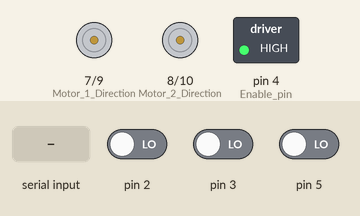
Bench run of a sketch on a simulated Arduino Uno, built with avr-gcc and run on an emulated ATmega328P. Shown: direction and speed pins drawn as motors (green arrow = direction pin HIGH = forward, orange = LOW = backward, longer = more drive), switched loads named in the sketch (green lamp = pin HIGH). The test bench sets the inputs (shaded band); at power-on: pin 2 LOW, pin 3 LOW, pin 5 LOW. What the sketch prints to the serial monitor is not drawn.

Above: at 1.2 s.
1.3 s: "1" received over Serial
At 3.5 s:
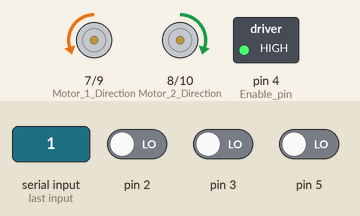
3.8 s: "0" received over Serial
At 5.7 s:
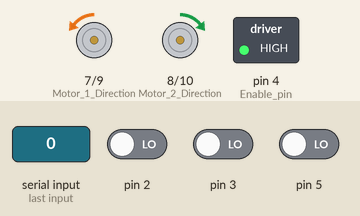
6.3 s: pin 2 driven HIGH
At 6.8 s:
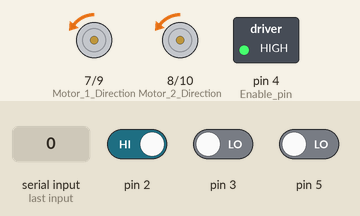
7.8 s: "2" received over Serial
At 9.9 s:
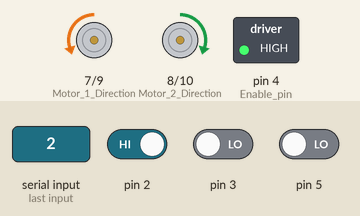
Timing chart, 0 to 11.4 s (numbered marks = the images above; inputs shaded):
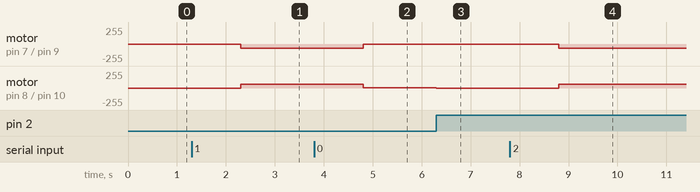

Measured:
- after the input at 1.3 s, motor on pin 7 (Motor_1_Direction) / pin 9 (Motor_1_Speed_Output): stopped → backward 60/255 after 1.0 s; motor on pin 8 (Motor_2_Direction) / pin 10 (Motor_2_Speed_Output): stopped → forward 60/255 after 1.0 s
- after the input at 3.8 s, motor on pin 7 (Motor_1_Direction) / pin 9 (Motor_1_Speed_Output): backward 60/255 → backward 3/255 after 1.0 s; motor on pin 8 (Motor_2_Direction) / pin 10 (Motor_2_Speed_Output): forward 60/255 → forward 3/255 after 1.0 s
- after the input at 6.3 s, motor on pin 8 (Motor_2_Direction) / pin 10 (Motor_2_Speed_Output): forward 3/255 → backward 3/255 at once
- after the input at 7.8 s, motor on pin 7 (Motor_1_Direction) / pin 9 (Motor_1_Speed_Output): backward 3/255 → backward 60/255 after 1.0 s; motor on pin 8 (Motor_2_Direction) / pin 10 (Motor_2_Speed_Output): backward 3/255 → forward 60/255 after 1.0 s

The sketch:

Temp2.ino
```cpp
#define BAT_VOLTAGE 8.5  // 7.8
#define KP 0.003          // 0.05. 0.005
#define KI 0.1           // 0.05
#define KDrift 3.5  // 3.5
#define KDriftReducer 20// 16
#define I_MAX 0.7         // 0.5
#define REDUCER 4         // 4
#define PWM_MAX 60       // 100
#define WHEEL_CIRC 0.47  // 0.47 very close, 0.469
#define COUNTS_PER_REV 3200

double targetPosition = 0;  // Position in meters

// General vars
int numOne = 0;
int numTwo = 0;

int target1 = 0;
int target2 = 0;

double loop_delay = 1500;
long lastTime = 0;

bool first = true;

// Control system vars
long lastMeas1 = 0;
long lastMeas2 = 0;

long lastA1 = 0;
long lastB1 = 0;

long lastA2 = 0;
long lastB2 = 0;

long i1 = 0;
long i2 = 0;

long prevLoopi1 = 0;
long prevLoopi2 = 0;

double integral1 = 0;
double integral2 = 0;

void encoderUpdate1() {  // Covered Motor interrupt callback
  if ((micros() - 300) > lastMeas1) {
    int thisA1 = digitalRead(3);
    int thisB1 = digitalRead(6);

    if ((thisA1 == thisB1)) {
      i1 += 2;  // Forward
    } else {
      i1 -= 2;  // Backwards
    }
    lastA1 = thisA1;
    lastB1 = thisB1;
  }
  lastMeas1 = micros();  // Debounce for encoder
}

void encoderUpdate2() {  // Uncovered Motor interrupt callback
  if ((micros() - 300) > lastMeas2) {
    int thisA2 = digitalRead(2);
    int thisB2 = digitalRead(5);

    if ((thisA2 == thisB2)) {
      i2 -= 2;  // Backwards
    } else {
      i2 += 2;  // Forward
    }
    lastA2 = thisA2;
    lastB2 = thisB2;
  }
  lastMeas2 = micros();  // Debounce for encoder
}

void setup() {
  // put your setup code here, to run once:
  pinMode(2, INPUT);
  pinMode(3, INPUT);
  pinMode(5, INPUT);
  pinMode(6, INPUT);

  pinMode(4, OUTPUT);                                                 // Enable pin
  pinMode(7, OUTPUT);                                                 // Motor 1 Direction
  pinMode(8, OUTPUT);                                                 // Motor 2 Direction
  pinMode(9, OUTPUT);                                                 // Motor 1 Speed Output
  pinMode(10, OUTPUT);                                                // Motor 2 Speed Output
  attachInterrupt(digitalPinToInterrupt(3), encoderUpdate1, CHANGE);  // Interrupt for covered motor
  attachInterrupt(digitalPinToInterrupt(2), encoderUpdate2, CHANGE);  // Interrupt for uncovered motor
  Serial.begin(115200);
  digitalWrite(4, HIGH);
  //delay(3500);
  Serial.println("Ready!");  // Start MATLAB Reading
  //delay(1500);
  lastTime = micros();
}

void loop() {
  // put your main code here, to run repeatedly:
  while (loop_delay + lastTime > micros()) {
    if (Serial.available()) {  //wait for data available
      String in = Serial.readString();
      Serial.println("Input " + in);
      targetPosition = in.toDouble();
      targetPosition *= 0.3048;
      Serial.println("Going to " + String(targetPosition, 4));
    }
  }

  lastTime = micros();  // Log loop start time for delay system
  long loopi1 = i1;     // Position of motor 1
  long loopi2 = i2;     // Position of motor 2

  target1 = (targetPosition / WHEEL_CIRC) * COUNTS_PER_REV;  // Set target position
  target2 = (targetPosition / WHEEL_CIRC) * COUNTS_PER_REV;

  int error1 = target1 - i1;  // Calculate error
  int error2 = target2 - i2;

  double drift = loopi1 - loopi2;

  double comp1 = 0;
  double comp2 = 0;

  if (drift > 0) {
    comp2 = abs(drift);
    comp1 = 0;
  } else if (drift < 0) {
    comp1 = abs(drift);
    comp2 = 0;
  }

  if (comp1 < KDriftReducer) {
    comp1 = 0;
  } else if (comp2 < KDriftReducer) {
    comp2 = 0;
  }

  Serial.println(String(comp1) + "," + String(comp2) + "," + String(drift));

  integral1 += (error1 * (loop_delay / 1000));                                                  // Calculate integral error factor
  integral1 = constrain(integral1, -I_MAX * (loop_delay / 1000), I_MAX * (loop_delay / 1000));  // Prevent windup
  integral2 += (error2 * (loop_delay / 1000));
  integral2 = constrain(integral2, -I_MAX * (loop_delay / 1000), I_MAX * (loop_delay / 1000));

  double voltage1 = min((error1 * KP) + (KI * integral1) - (KDrift * comp2), BAT_VOLTAGE);  // Limit control voltage to battery voltage
  double voltage2 = min((error2 * KP) + (KI * integral2) - (KDrift * comp1), BAT_VOLTAGE);

  // double voltage1 = min((error1 * KP) + (KI * integral1) - (KDrift * comp2), BAT_VOLTAGE);  // Limit control voltage to battery voltage
  // double voltage2 = min((error2 * KP) + (KI * integral2) - (KDrift * comp1), BAT_VOLTAGE);

  // double voltage1 = min((error1 * KP)/REDUCER, BAT_VOLTAGE);
  // double voltage2 = min((error2 * KP)/REDUCER, BAT_VOLTAGE);

  voltage1 = max(-BAT_VOLTAGE, voltage1);
  voltage2 = max(-BAT_VOLTAGE, voltage2);

  if (voltage1 < 0) {  // MOTOR 1 On pololu. Direction control
    digitalWrite(7, HIGH);
  } else {
    digitalWrite(7, LOW);
  }
  if (voltage2 < 0) {
    digitalWrite(8, LOW);
  } else {
    digitalWrite(8, HIGH);
  }

  // Calculate PWM values based
  double pwm1 = min((abs((double)voltage1 / BAT_VOLTAGE) * 255), PWM_MAX);  // Calculate PWM based on voltage input
  double pwm2 = min((abs((double)voltage2 / BAT_VOLTAGE) * 255), PWM_MAX);

  // Serial.println(String(target1) + "," + String(error1) + "," + String(voltage1));

  // Write to pins
  analogWrite(9, pwm1);
  analogWrite(10, pwm2);

  // Record last position
  prevLoopi1 = loopi1;
  prevLoopi2 = loopi2;
}


/*
#define BAT_VOLTAGE 7.8  // 7.8
#define KP 0.005          // 0.05
#define KI 0.05
#define KDrift 15  // 10
#define KDriftReducer 20// 16
#define I_MAX 0.5
#define REDUCER 4         // 4
#define PWM_MAX 100       // 200
#define WHEEL_CIRC 0.47  // 0.48 very close, 0.469
#define COUNTS_PER_REV 3200

double targetPosition = 0;  // Position in meters

// General vars
int numOne = 0;
int numTwo = 0;

int target1 = 0;
int target2 = 0;

double loop_delay = 1500;
long lastTime = 0;

bool first = true;

// Control system vars
long lastMeas1 = 0;
long lastMeas2 = 0;

long lastA1 = 0;
long lastB1 = 0;

long lastA2 = 0;
long lastB2 = 0;

long i1 = 0;
long i2 = 0;

long prevLoopi1 = 0;
long prevLoopi2 = 0;

double integral1 = 0;
double integral2 = 0;

void encoderUpdate1() {  // Covered Motor interrupt callback
  if ((micros() - 300) > lastMeas1) {
    int thisA1 = digitalRead(3);
    int thisB1 = digitalRead(6);

    if ((thisA1 == thisB1)) {
      i1 += 2;  // Forward
    } else {
      i1 -= 2;  // Backwards
    }
    lastA1 = thisA1;
    lastB1 = thisB1;
  }
  lastMeas1 = micros();  // Debounce for encoder
}

void encoderUpdate2() {  // Uncovered Motor interrupt callback
  if ((micros() - 300) > lastMeas2) {
    int thisA2 = digitalRead(2);
    int thisB2 = digitalRead(5);

    if ((thisA2 == thisB2)) {
      i2 -= 2;  // Backwards
    } else {
      i2 += 2;  // Forward
    }
    lastA2 = thisA2;
    lastB2 = thisB2;
  }
  lastMeas2 = micros();  // Debounce for encoder
}

void setup() {
  // put your setup code here, to run once:
  pinMode(2, INPUT);
  pinMode(3, INPUT);
  pinMode(5, INPUT);
  pinMode(6, INPUT);

  pinMode(4, OUTPUT);                                                 // Enable pin
  pinMode(7, OUTPUT);                                                 // Motor 1 Direction
  pinMode(8, OUTPUT);                                                 // Motor 2 Direction
  pinMode(9, OUTPUT);                                                 // Motor 1 Speed Output
  pinMode(10, OUTPUT);                                                // Motor 2 Speed Output
  attachInterrupt(digitalPinToInterrupt(3), encoderUpdate1, CHANGE);  // Interrupt for covered motor
  attachInterrupt(digitalPinToInterrupt(2), encoderUpdate2, CHANGE);  // Interrupt for uncovered motor
  Serial.begin(115200);
  digitalWrite(4, HIGH);
  //delay(3500);
  Serial.println("Ready!");  // Start MATLAB Reading
  //delay(1500);
  lastTime = micros();
}

void loop() {
  // put your main code here, to run repeatedly:
  while (loop_delay + lastTime > micros()) {
    if (Serial.available()) {  //wait for data available
      String in = Serial.readString();
      Serial.println("Input " + in);
      targetPosition = in.toDouble();
      targetPosition *= 0.3048;
      Serial.println("Going to " + String(targetPosition, 4));
    }
  }

  lastTime = micros();  // Log loop start time for delay system
  long loopi1 = i1;     // Position of motor 1
  long loopi2 = i2;     // Position of motor 2

  target1 = (targetPosition / WHEEL_CIRC) * COUNTS_PER_REV;  // Set target position
  target2 = (targetPosition / WHEEL_CIRC) * COUNTS_PER_REV;

  int error1 = target1 - i1;  // Calculate error
  int error2 = target2 - i2;

  double drift = loopi1 - loopi2;

  double comp1 = 0;
  double comp2 = 0;

  if (drift > 0) {
    comp2 = abs(drift);
    comp1 = 0;
  } else if (drift < 0) {
    comp1 = abs(drift);
    comp2 = 0;
  }

  if (comp1 < KDriftReducer) {
    comp1 = 0;
  } else if (comp2 < KDriftReducer) {
    comp2 = 0;
  }

  Serial.println(String(comp1) + "," + String(comp2) + "," + String(drift));

  integral1 += (error1 * (loop_delay / 1000));                                                  // Calculate integral error factor
  integral1 = constrain(integral1, -I_MAX * (loop_delay / 1000), I_MAX * (loop_delay / 1000));  // Prevent windup
  integral2 += (error2 * (loop_delay / 1000));
  integral2 = constrain(integral2, -I_MAX * (loop_delay / 1000), I_MAX * (loop_delay / 1000));

  double voltage1 = min((error1 * KP) + (KI * integral1) - (KDrift * comp2), BAT_VOLTAGE);  // Limit control voltage to battery voltage
  double voltage2 = min((error2 * KP) + (KI * integral2) - (KDrift * comp1), BAT_VOLTAGE);

  // double voltage1 = min((error1 * KP) + (KI * integral1) - (KDrift * comp2), BAT_VOLTAGE);  // Limit control voltage to battery voltage
  // double voltage2 = min((error2 * KP) + (KI * integral2) - (KDrift * comp1), BAT_VOLTAGE);

  // double voltage1 = min((error1 * KP)/REDUCER, BAT_VOLTAGE);
  // double voltage2 = min((error2 * KP)/REDUCER, BAT_VOLTAGE);

  voltage1 = max(-BAT_VOLTAGE, voltage1);
  voltage2 = max(-BAT_VOLTAGE, voltage2);

  if (voltage1 < 0) {  // MOTOR 1 On pololu. Direction control
    digitalWrite(7, HIGH);
  } else {
    digitalWrite(7, LOW);
  }
  if (voltage2 < 0) {
    digitalWrite(8, LOW);
  } else {
    digitalWrite(8, HIGH);
  }

  // Calculate PWM values based
  double pwm1 = min((abs((double)voltage1 / BAT_VOLTAGE) * 255), PWM_MAX);  // Calculate PWM based on voltage input
  double pwm2 = min((abs((double)voltage2 / BAT_VOLTAGE) * 255), PWM_MAX);

  // Serial.println(String(target1) + "," + String(error1) + "," + String(voltage1));

  // Write to pins
  analogWrite(9, pwm1);
  analogWrite(10, pwm2);

  // Record last position
  prevLoopi1 = loopi1;
  prevLoopi2 = loopi2;
}
*/


/*
#define BAT_VOLTAGE 7.8  // 7.8
#define KP 0.02          // 0.05
#define KI 0.05
#define I_MAX 0.5
#define REDUCER 4         // 4
#define PWM_MAX 200       // 200
#define WHEEL_CIRC 0.479  // 0.48 very close
#define COUNTS_PER_REV 3200

double targetPosition = 0.9144;  // Position in meters

// General vars
int numOne = 0;
int numTwo = 0;

int target1 = 0;
int target2 = 0;

double loop_delay = 1500;
long lastTime = 0;

bool first = true;

// Control system vars
long lastMeas1 = 0;
long lastMeas2 = 0;

long lastA1 = 0;
long lastB1 = 0;

long lastA2 = 0;
long lastB2 = 0;

long i1 = 0;
long i2 = 0;

long prevLoopi1 = 0;
long prevLoopi2 = 0;

double integral1 = 0;
double integral2 = 0;

void encoderUpdate1() {  // Covered Motor interrupt callback
  if ((micros() - 300) > lastMeas1) {
    int thisA1 = digitalRead(3);
    int thisB1 = digitalRead(6);

    if ((thisA1 == thisB1)) {
      i1 += 2;  // Forward
    } else {
      i1 -= 2;  // Backwards
    }
    lastA1 = thisA1;
    lastB1 = thisB1;
  }
  lastMeas1 = micros();  // Debounce for encoder
}

void encoderUpdate2() {  // Uncovered Motor interrupt callback
  if ((micros() - 300) > lastMeas2) {
    int thisA2 = digitalRead(2);
    int thisB2 = digitalRead(5);

    if ((thisA2 == thisB2)) {
      i2 -= 2;  // Backwards
    } else {
      i2 += 2;  // Forward
    }
    lastA2 = thisA2;
    lastB2 = thisB2;
  }
  lastMeas2 = micros();  // Debounce for encoder
}

void setup() {
  // put your setup code here, to run once:
  pinMode(2, INPUT);
  pinMode(3, INPUT);
  pinMode(5, INPUT);
  pinMode(6, INPUT);

  pinMode(4, OUTPUT);                                                 // Enable pin
  pinMode(7, OUTPUT);                                                 // Motor 1 Direction
  pinMode(8, OUTPUT);                                                 // Motor 2 Direction
  pinMode(9, OUTPUT);                                                 // Motor 1 Speed Output
  pinMode(10, OUTPUT);                                                // Motor 2 Speed Output
  attachInterrupt(digitalPinToInterrupt(3), encoderUpdate1, CHANGE);  // Interrupt for covered motor
  attachInterrupt(digitalPinToInterrupt(2), encoderUpdate2, CHANGE);  // Interrupt for uncovered motor
  Serial.begin(115200);
  digitalWrite(4, HIGH);
  //delay(3500);
  Serial.println("Ready!");  // Start MATLAB Reading
  //delay(1500);
  lastTime = micros();
}

void loop() {
  // put your main code here, to run repeatedly:
  while (loop_delay + lastTime > micros()) {
    if (Serial.available()) {  //wait for data available
      String in = Serial.readString();
      Serial.println("Input " + in);
      targetPosition = in.toDouble();
      targetPosition *= 0.3048;
      Serial.println("Going to " + String(targetPosition, 4));
    }
  }

  lastTime = micros();  // Log loop start time for delay system
  long loopi1 = i1;     // Position of motor 1
  long loopi2 = i2;     // Position of motor 2

  target1 = (targetPosition / WHEEL_CIRC) * COUNTS_PER_REV;  // Set target position
  target2 = (targetPosition / WHEEL_CIRC) * COUNTS_PER_REV;

  int error1 = target1 - i1;  // Calculate error
  int error2 = target2 - i2;

  integral1 += error1 * (loop_delay / 1000);                                                    // Calculate integral error factor
  integral1 = constrain(integral1, -I_MAX * (loop_delay / 1000), I_MAX * (loop_delay / 1000));  // Prevent windup
  integral2 += error2 * (loop_delay / 1000);
  integral2 = constrain(integral2, -I_MAX * (loop_delay / 1000), I_MAX * (loop_delay / 1000));

  double voltage1 = min((error1 * KP) + (KI * integral1), BAT_VOLTAGE);  // Limit control voltage to battery voltage
  double voltage2 = min((error2 * KP) + (KI * integral2), BAT_VOLTAGE);

  // double voltage1 = min((error1 * KP)/REDUCER, BAT_VOLTAGE);
  // double voltage2 = min((error2 * KP)/REDUCER, BAT_VOLTAGE);

  voltage1 = max(-BAT_VOLTAGE, voltage1);
  voltage2 = max(-BAT_VOLTAGE, voltage2);

  if (voltage1 < 0) {  // MOTOR 1 On pololu. Direction control
    digitalWrite(7, HIGH);
  } else {
    digitalWrite(7, LOW);
  }
  if (voltage2 < 0) {
    digitalWrite(8, LOW);
  } else {
    digitalWrite(8, HIGH);
  }

  // Calculate PWM values based
  double pwm1 = min((abs((double)voltage1 / BAT_VOLTAGE) * 255), PWM_MAX);  // Calculate PWM based on voltage input
  double pwm2 = min((abs((double)voltage2 / BAT_VOLTAGE) * 255), PWM_MAX);

  // Serial.println(String(target1) + "," + String(error1) + "," + String(voltage1));

  // Write to pins
  analogWrite(9, pwm1);
  analogWrite(10, pwm2);

  // Record last position
  prevLoopi1 = loopi1;
  prevLoopi2 = loopi2;
}
*/
```
